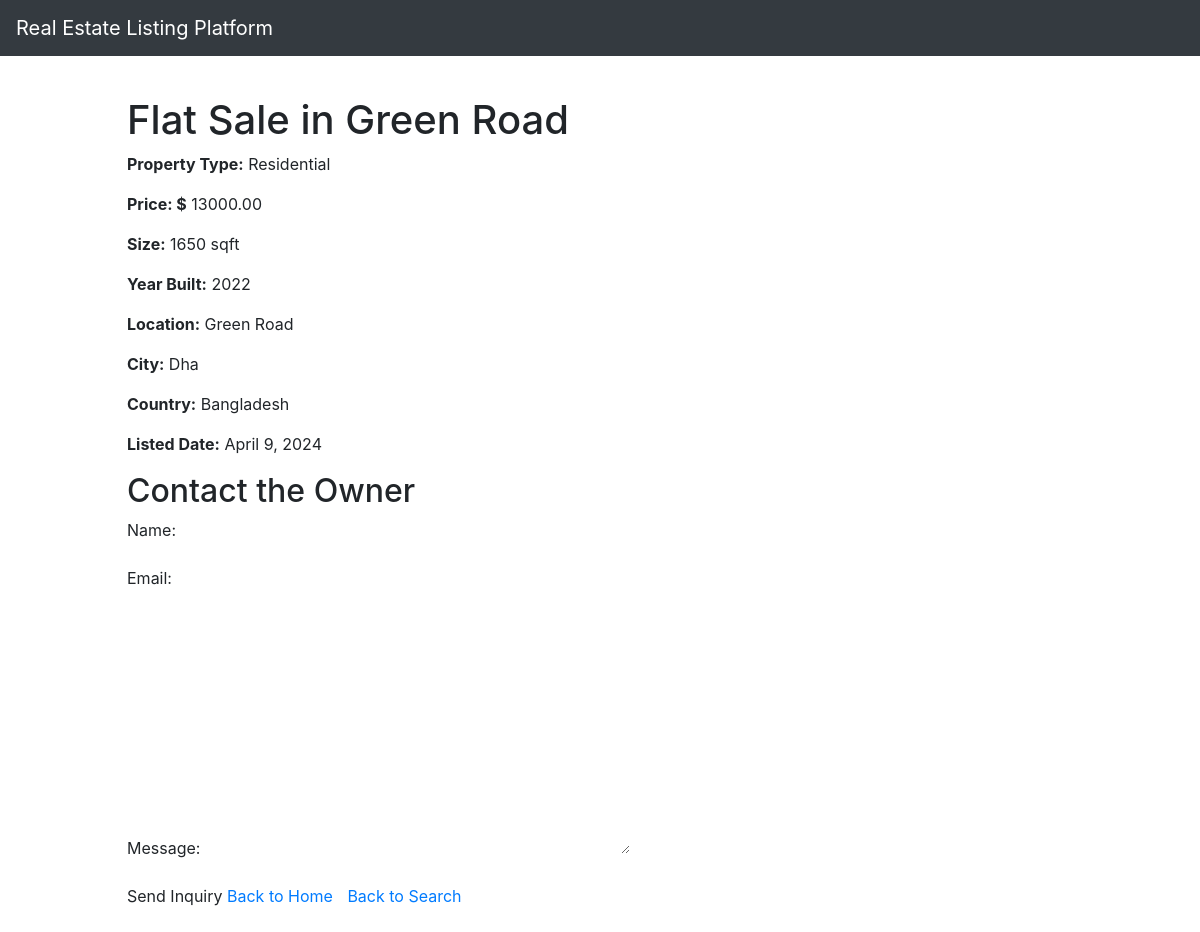
The page /details/1 on the database its author committed.
### platforms/models.py (models this page shows, shortened)
class Platform(models.Model):
    property_type_choices = [
        ('Residential', 'Residential'),
        ('Commercial', 'Commercial'),
        ('Land', 'Land'),
        ('Industrial', 'Industrial'),
        ('Special Purpose', 'Special Purpose')
    ]
    owner = models.ForeignKey(User, on_delete=models.CASCADE, default=1)
    title = models.CharField(max_length=100)
    description = models.TextField(default="This Property is mindblowing!")
    property_type = models.CharField(max_length=20, choices=property_type_choices)
    price = models.DecimalField(max_digits=10, decimal_places=2)
    size_sqft = models.PositiveIntegerField()
    year_built = models.PositiveIntegerField()
    location = models.CharField(max_length=100)
    city = models.CharField(max_length=50)
    country = models.CharField(max_length=50)
    listed_date = models.DateField(auto_now_add=True)

### mysite/views.py (the view)
# urls.py: path('details/<int:property_id>', views.details, name='details'),
def details(request, property_id):
    property = get_object_or_404(Platform, pk=property_id)
    if request.method == 'POST':
        form = InquiryForm(request.POST)
        if form.is_valid():
            inquiry = form.save(commit=False)
            inquiry.property = property
            inquiry.user = request.user if request.user.is_authenticated else None
            inquiry.save()
            send_inquiry_notification(inquiry)
            return HttpResponseRedirect(reverse('details', args=[property.id]))
    else:
        form = InquiryForm()
    return render(request, 'details.html', {'property': property, 'form': form})

### platforms/forms.py
class InquiryForm(forms.ModelForm):
    class Meta:
        model = Inquiry
        fields = ['name', 'email', 'message']

### templates/details.html (shortened to what this page needs)
<!DOCTYPE html>
<html lang="en">
{% extends "home.html" %}
{% block content %}
<head>
    <link rel="stylesheet" href="https://cdn.jsdelivr.net/npm/bootstrap@4.3.1/dist/css/bootstrap.min.css">
</head>
<body>
    <div class="container mt-4">
   <h1>{{ property.title }}</h1>
<p><strong>Property Type:</strong> {{ property.property_type }}</p>
<p><strong>Price: $</strong> {{ property.price }}</p>
<p><strong>Size:</strong> {{ property.size_sqft }} sqft</p>
<p><strong>Year Built:</strong> {{ property.year_built }}</p>
<p><strong>Location:</strong> {{ property.location }}</p>
<p><strong>City:</strong> {{ property.city }}</p>
<p><strong>Country:</strong> {{ property.country }}</p>
<p><strong>Listed Date:</strong> {{ property.listed_date }}</p>
        <h2>Contact the Owner</h2>
        <form method="post">
        {{ form.as_p }}
        <input type="submit" value="Send Inquiry">
        <a href="{% url 'home' %}"  style="margin-right: 10px;">Back to Home</a>
         <a href= "{% url 'search' %}"style="btn btn-secondary ml-2"  >            Back to Search</a>
             </form>
    </div>
{% endblock %}

### rows shown on the page
Platform: title "Flat Sale in Green Road", property_type "Residential", price "13000.00", size_sqft "1650", year_built "2022", location "Green Road", city "Dha", country "Bangladesh", listed_date "April 9, 2024"
